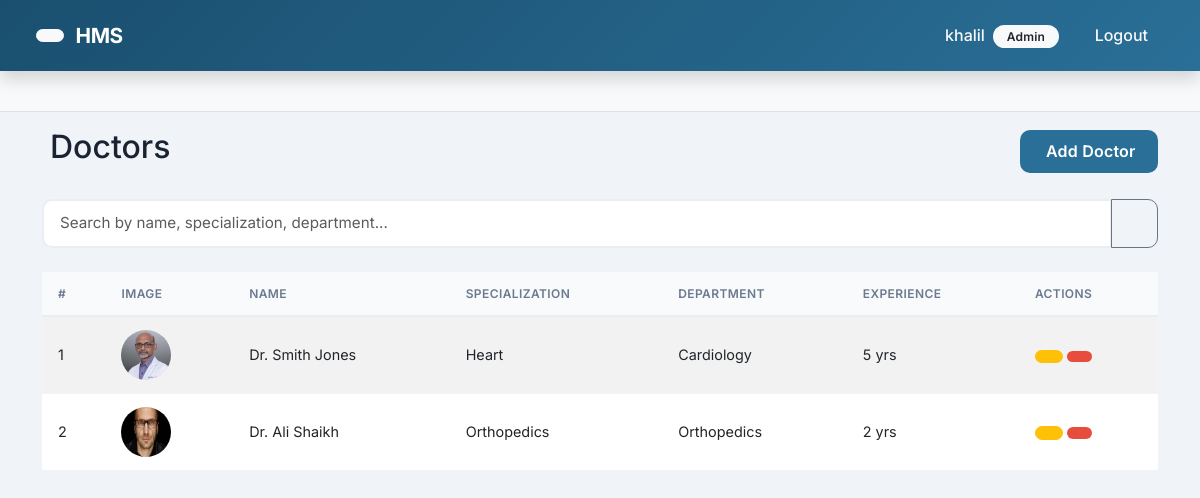
Screenshot of /doctors/ (signed in) with the database file from the repository.
### accounts/models.py (models this page shows, shortened)
class Profile(models.Model):
    ROLE_CHOICES = (
        ('ADMIN', 'Admin'),
        ('DOCTOR', 'Doctor'),
        ('RECEPTIONIST', 'Receptionist'),
        ('PATIENT', 'Patient'),
    )
    user = models.OneToOneField(User, on_delete=models.CASCADE, related_name='profile')
    role = models.CharField(max_length=20, choices=ROLE_CHOICES, default='PATIENT')

### doctors/models.py (models this page shows, shortened)
class Doctor(models.Model):
    doctor_id = models.AutoField(primary_key=True)
    user = models.OneToOneField(User, on_delete=models.CASCADE, related_name='doctor_profile')
    first_name = models.CharField(max_length=50)
    last_name = models.CharField(max_length=50)
    email = models.EmailField(unique=True)
    phone = models.CharField(max_length=15)
    specialization = models.CharField(max_length=100)
    experience = models.IntegerField()  # years of experience
    department = models.ForeignKey(Department, on_delete=models.CASCADE, related_name='doctors')
    profile_image = models.ImageField(upload_to='doctor_profiles/', blank=True, null=True)
    joining_date = models.DateField(auto_now_add=True)
    class Meta:
        ordering = ['-joining_date']

### departments/models.py (models this page shows, shortened)
class Department(models.Model):
    department_name = models.CharField(max_length=100, unique=True)
    description = models.TextField(blank=True, null=True)
    class Meta:
        verbose_name_plural = "Departments"

### doctors/views.py (the view, shortened to what this page needs)
# urls.py: path('', views.doctor_list, name='list'),
@login_required
def doctor_list(request):
    if not is_admin(request.user):
        messages.error(request, 'You do not have permission to view this page.')
        return redirect('accounts:patient_dashboard')
    query = request.GET.get('q', '')
    doctors = Doctor.objects.all().select_related('department', 'user')
    paginator = Paginator(doctors, 5)
    page_number = request.GET.get('page')
    page_obj = paginator.get_page(page_number)
    context = {
        'page_obj': page_obj,
        'query': query,
    }
    return render(request, 'doctors/doctor_list.html', context)

### doctors/views.py (called while the page is built)
def is_admin(user):
    return hasattr(user, 'profile') and user.profile.role == 'ADMIN'

### templates/doctors/doctor_list.html (shortened to what this page needs)
{% extends 'base.html' %}
{% block content %}
<div class="d-flex justify-content-between align-items-center mb-4">
    <h2>Doctors</h2>
    <a href="{% url 'doctors:add' %}" class="btn btn-primary">
         Add Doctor
    </a>
</div>
<form method="get" class="mb-4">
    <div class="input-group">
        <input type="text" name="q" class="form-control" placeholder="Search by name, specialization, department..." value="{{ query }}">
        <button class="btn btn-outline-secondary" type="submit"></button>
    </div>
</form>
<div class="table-responsive">
    <table class="table table-striped table-hover align-middle">
        <thead class="table-dark">
            <tr>
                <th>#</th>
                <th>Image</th>
                <th>Name</th>
                <th>Specialization</th>
                <th>Department</th>
                <th>Experience</th>
                <th>Actions</th>
            </tr>
        </thead>
        <tbody>
            {% for doctor in page_obj %}
            <tr>
                <td>{{ forloop.counter|add:page_obj.start_index|add:"-1" }}</td>
                <td>
                    {% if doctor.profile_image %}
                        <img src="{{ doctor.profile_image.url }}" alt="Profile" width="50" height="50" class="rounded-circle">
                    {% else %}
                        <i class="fas fa-user-md fa-2x text-secondary"></i>
                    {% endif %}
                </td>
                <td>Dr. {{ doctor.first_name }} {{ doctor.last_name }}</td>
                <td>{{ doctor.specialization }}</td>
                <td>{{ doctor.department.department_name|default:"—" }}</td>
                <td>{{ doctor.experience }} yrs</td>
                <td>
                    <a href="{% url 'doctors:edit' doctor.pk %}" class="btn btn-sm btn-warning">
                    </a>
                    <a href="{% url 'doctors:delete' doctor.pk %}" class="btn btn-sm btn-danger">
                    </a>
                </td>
            </tr>
            {% empty %}
            <tr><td colspan="7" class="text-center">No doctors found.</td></tr>
            {% endfor %}
        </tbody>
    </table>
</div>
{% endblock %}

### templates/base.html (shortened to what this page needs)
{% load static %}
<!DOCTYPE html>
<html lang="en">
<head>
    <link href="https://cdn.jsdelivr.net/npm/bootstrap@5.3.0/dist/css/bootstrap.min.css" rel="stylesheet">
    <link rel="stylesheet" href="{% static 'css/custom.css' %}">
</head>
<body>
    <nav class="navbar navbar-expand-lg navbar-dark bg-primary sticky-top shadow">
        <div class="container-fluid">
            <button onclick="window.history.back();" class="btn btn-light btn-sm me-2" title="Go Back">
            </button>
            <a class="navbar-brand" href="
                {% if request.user.is_authenticated %}
                    {% if request.user.profile.role == 'ADMIN' %}
                        {% url 'accounts:admin_dashboard' %}
                    {% elif request.user.profile.role == 'DOCTOR' %}
                        {% url 'accounts:doctor_dashboard' %}
                    {% elif request.user.profile.role == 'RECEPTIONIST' %}
                        {% url 'accounts:receptionist_dashboard' %}
                    {% else %}
                        {% url 'accounts:patient_dashboard' %}
                    {% endif %}
                {% else %}
                    {% url 'accounts:login' %}
                {% endif %}
            ">
                 HMS
            </a>
            <div class="collapse navbar-collapse" id="navbarNav">
                <ul class="navbar-nav ms-auto">
                    {% if request.user.is_authenticated %}
                        <li class="nav-item">
                            <span class="nav-link text-light">
                                 {{ request.user.username }}
                                <span class="badge bg-light text-dark ms-1">{{ request.user.profile.role|title }}</span>
                            </span>
                        </li>
                        <li class="nav-item">
                            <a class="nav-link text-light" href="{% url 'accounts:logout' %}">
                                 Logout
                            </a>
                        </li>
                    {% endif %}
                </ul>
            </div>
        </div>
    </nav>
    {% block breadcrumbs %}
    <nav aria-label="breadcrumb" class="bg-light py-2 px-3 border-bottom">
        <div class="container-fluid">
            <ol class="breadcrumb mb-0">
            </ol>
        </div>
    </nav>
    {% endblock %}
    <div class="container mt-3">
        {% block content %}
        {% endblock %}
    </div>
</body>
</html>

### static/css/custom.css (style rules this page uses)
:root { --primary: #2a6f97; --primary-light: #4a8db7; --primary-dark: #1a4f6f; --secondary: #6c757d; --success: #2ecc71; --warning: #f39c12; --danger: #e74c3c; --info: #3498db; --bg-body: #f0f4f8; --bg-card: #ffffff; --text-primary: #1a2332; --text-muted: #6b7a8f; --shadow-sm: 0 2px 8px rgba(42, 111, 151, 0.08); --shadow-md: 0 8px 32px rgba(42, 111, 151, 0.12); --shadow-lg: 0 16px 48px rgba(42, 111, 151, 0.16); --radius: 16px; --transition: all 0.3s cubic-bezier(0.4, 0, 0.2, 1); }
body { font-family: 'Inter', -apple-system, BlinkMacSystemFont, sans-serif; background: var(--bg-body); color: var(--text-primary); min-height: 100vh; }
.navbar { background: linear-gradient(135deg, var(--primary-dark), var(--primary)) !important; padding: 0.75rem 1.5rem; box-shadow: 0 4px 20px rgba(26, 79, 111, 0.25); position: sticky; top: 0; z-index: 1050; }
.navbar-brand { font-weight: 700; font-size: 1.3rem; letter-spacing: -0.5px; color: white !important; padding: 0.5rem 0; }
.navbar .nav-link { font-weight: 500; padding: 0.6rem 1rem !important; border-radius: 8px; transition: var(--transition); }
.btn { font-weight: 600; padding: 0.6rem 1.4rem; border-radius: 10px; transition: var(--transition); letter-spacing: 0.2px; }
.btn-primary { background: var(--primary); border: none; color: white; }
.btn-danger { background: var(--danger); border: none; }
.btn-sm { padding: 0.35rem 0.8rem; border-radius: 8px; font-size: 0.8rem; }
.table { font-size: 0.9rem; margin-bottom: 0; }
.table thead th { background: #f8fafc; font-weight: 600; font-size: 0.75rem; text-transform: uppercase; letter-spacing: 0.4px; color: var(--text-muted); border-bottom: 2px solid #e9edf4; padding: 0.8rem 1rem; }
.table tbody td { padding: 0.8rem 1rem; vertical-align: middle; border-bottom: 1px solid #f0f4f8; }
.badge { font-weight: 600; padding: 0.35rem 0.85rem; border-radius: 30px; font-size: 0.75rem; letter-spacing: 0.2px; }
.form-control, .form-select { border-radius: 10px; border: 2px solid #e9edf4; padding: 0.7rem 1rem; font-size: 0.95rem; transition: var(--transition); background: white; }
.breadcrumb { background: transparent; padding: 0.75rem 0; margin: 0; }

### rows the page displays
Doctor: profile_image (picture), first_name "Smith", last_name "Jones", specialization "Heart", department.department_name "Cardiology", experience "5"
Doctor: profile_image (picture), first_name "Ali", last_name "Shaikh", specialization "Orthopedics", department.department_name "Orthopedics", experience "2"

### other values shown
{{ request.user.username }} "khalil"
{{ request.user.profile.role|title }} "Admin"
